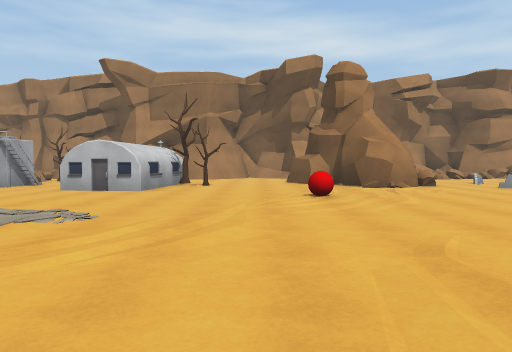
view 1 (above)

24 first-person views from a walk through a Unity game level. The camera is 1.3 m above the floor, tilts 2° down and sees 70° across. The floor is counted in squares, 2 m on a side. Each view is taken from the middle of a square. On the plan, view 1 faces up. The plan holds only what a view shows up to about 11 squares ahead; the rest is blank. The place goes on beyond the plan. Some animated figures are not drawn.

view 2
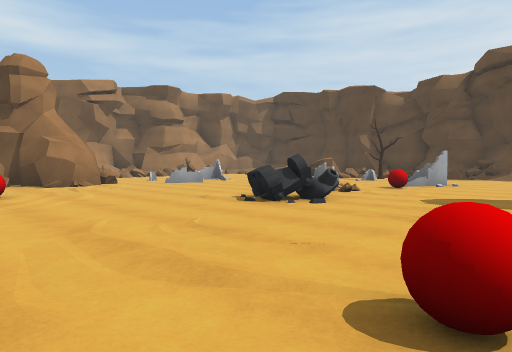

view 3
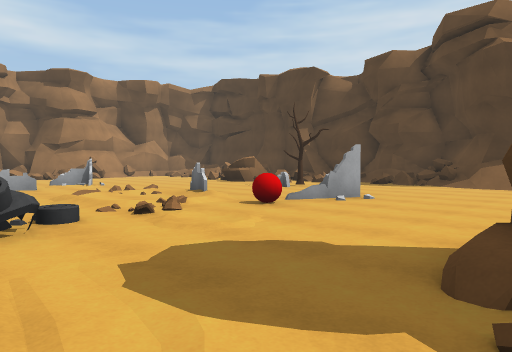

view 4
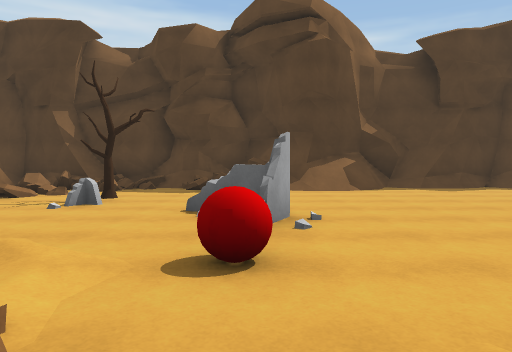

view 5
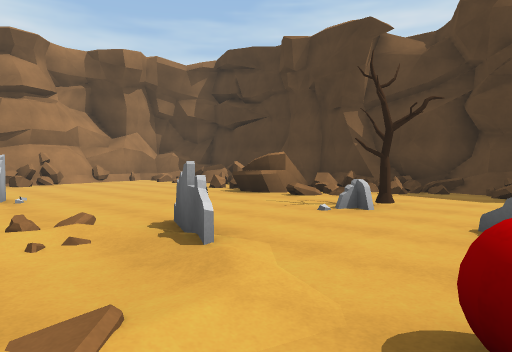

view 6
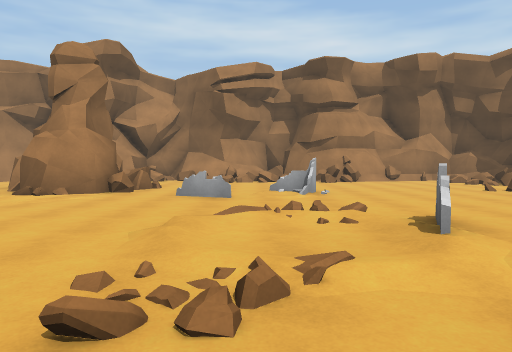

view 7
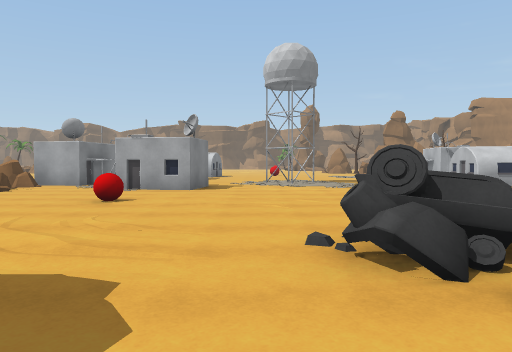

view 8
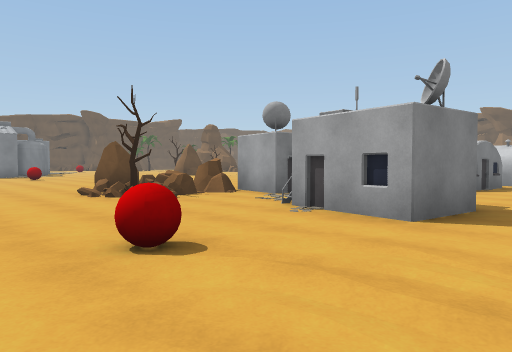

view 9
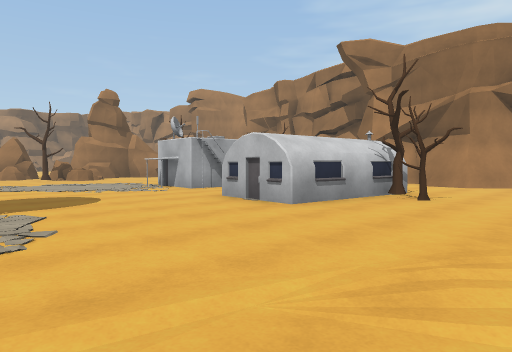

view 10
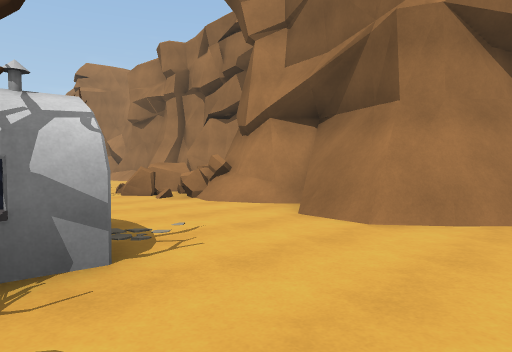

view 11
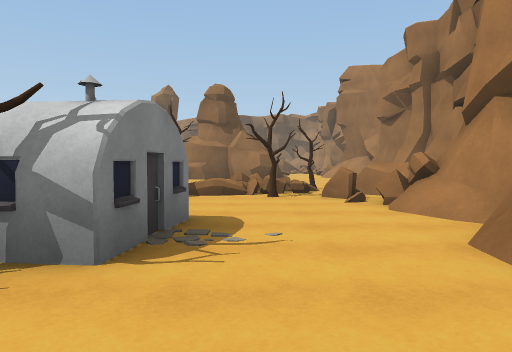

view 12
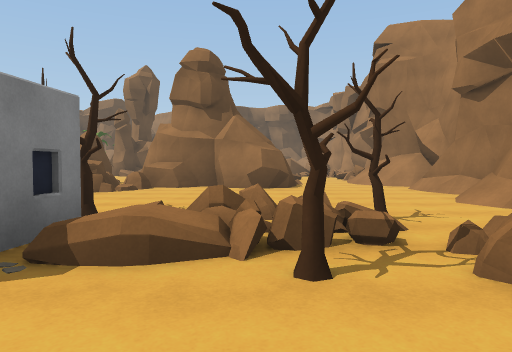

view 13
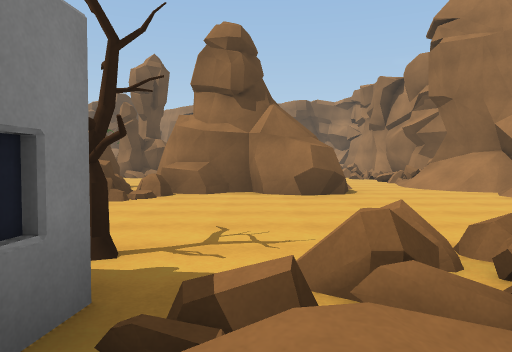

view 14
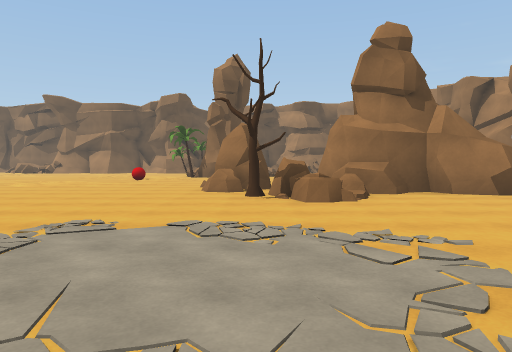

view 15
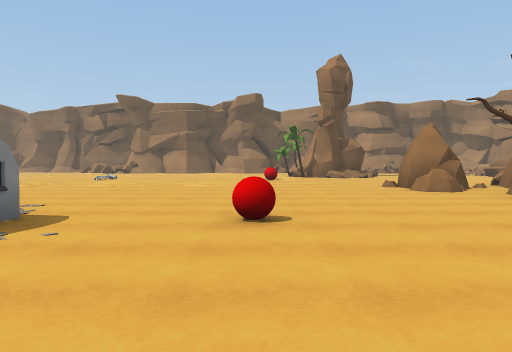

view 16
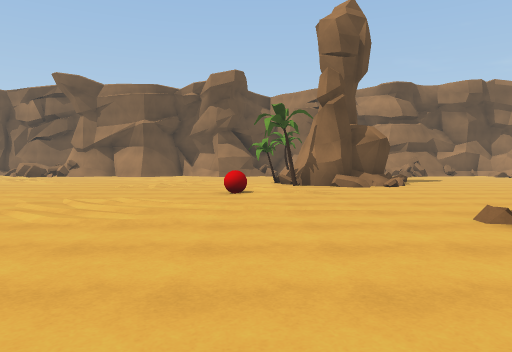

view 17
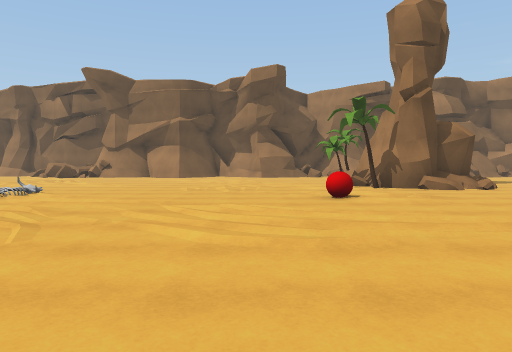

view 18
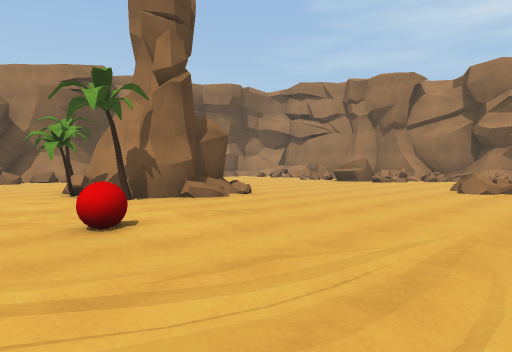

view 19
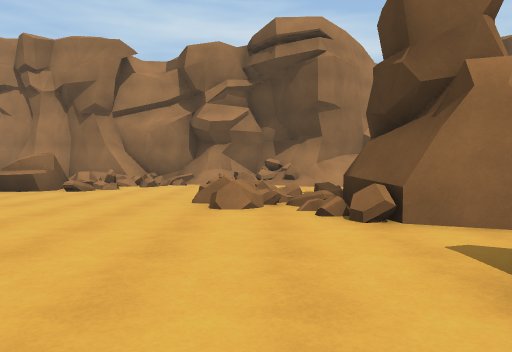

view 20
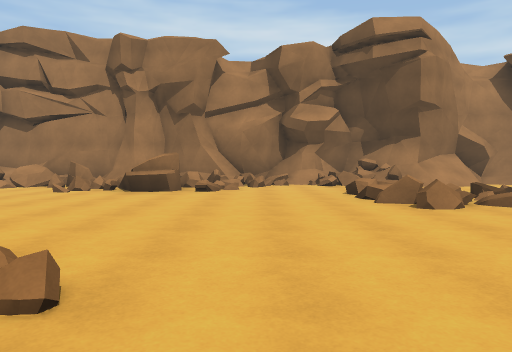

view 21
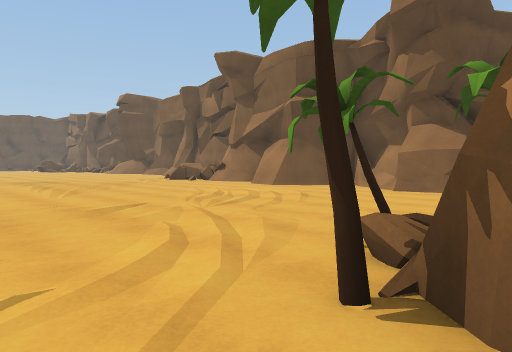

view 22
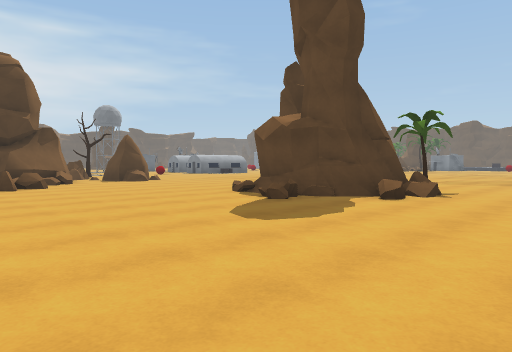

view 23
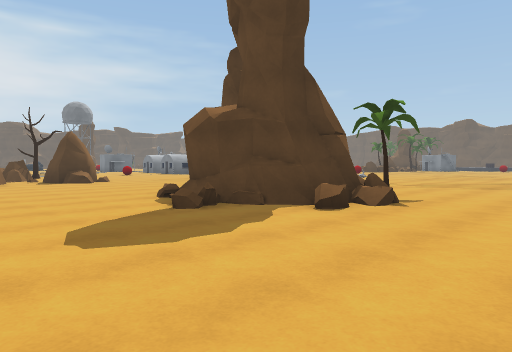

view 24
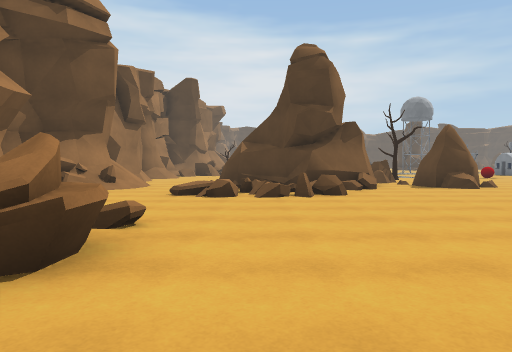

### Floor plan
Key: @ floor where view 1 was taken; # wall or solid block; x gap in a wall; . main floor; : floor 0.25 m higher than the main floor; / step, stairs or slope; = window, fence, low wall or low ledge; ^ raised ledge; B building; T tree; R red ball; C rock.
Columns run from 30 left of view 1 to 18 right of it. Each row starts with its distance up from view 1.
 18          #############^
 17 =#### ##=====#//##.#.#/
 16  ==^##==#....//...... ^#######          ##
 15  ...==#...............=#=/.##/          .#
 14 .....=....==..##.....T#........         ...
 13 ..............##.....==T.......   #     .....
 12 ..........==####......x...BB....###^.=. .....=
 11  ...........####.....TBB.  BT...####........=#
 10 .............##^C....#BB.  BT....##........./  #
  9 .....=.........CCC...BB...BB.........=......===#
  8  ...=##......#C.T...........................##=#
  7  ..=####.....CC................R......//.....#=##
  6  ..=###.............................././#..T..=##
  5 ...T#TT.............................././=....../#
  4 .....T...R.............    ........^.///..=...=##
  3 ...................R....   ........#...RR##...==#
  2 .......................    .................../##
  1 ......................   ...................../##
  0 ...................BB......BBB@.............../##
 -1 ............/.....  B BB    B...R....##   ...../#
 -2  ................           B.....          ...##
 -3   ......=.  ...            B.....            ..#
 -4    ....     ..             B.....              #
 -5     ...                    CCT:..
 -6      ..                     CC...
 -7      ..                      C..
 -8                              ...
 -9                              ...

Where each view was taken, in squares from view 1:
view 1: 0 up, 0 right, facing up
view 2: 1 down, 0 right, facing up-right
view 3: 1 down, 5 right, facing up-right
view 4: 3 up, 7 right, facing right
view 5: 3 up, 8 right, facing up-right
view 6: 2 up, 8 right, facing up
view 7: 2 up, 8 right, facing left
view 8: 2 up, 3 right, facing down-left
view 9: 4 up, 1 right, facing up-left
view 10: 11 up, 0 right, facing up-left
view 11: 13 up, 0 right, facing left
view 12: 13 up, 5 left, facing left
view 13: 12 up, 7 left, facing left
view 14: 8 up, 7 left, facing left
view 15: 3 up, 7 left, facing left
view 16: 4 up, 13 left, facing left
view 17: 2 up, 14 left, facing left
view 18: 2 up, 17 left, facing up-left
view 19: 6 up, 19 left, facing up
view 20: 6 up, 22 left, facing up
view 21: 6 up, 22 left, facing down-left
view 22: 14 up, 30 left, facing down-right
view 23: 12 up, 30 left, facing down-right
view 24: 13 up, 27 left, facing right
